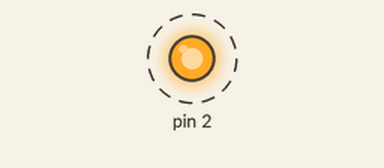
Simulated run of this sketch. Board: Arduino Uno, built with avr-gcc and run on an emulated ATmega328P. Shown: output pins drawn as LEDs (lit = HIGH). Dashed ring = blinking. What the sketch prints to the serial monitor is not drawn.

Above: at 0.5 s.
Timing chart, 0 to 4.6 s (numbered marks = the images above):
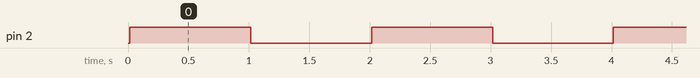

The sketch:

test.ino
```cpp
void setup() {
  // initialize digital pin LED_BUILTIN as an output.
  pinMode(2, OUTPUT);
  String abc="My test String";

  const char *OTAName = "ESP8266";
  int n=abc.length();
  char a[n];
  abc.toCharArray(a,n+1);

  Serial.begin(115200);
  Serial.println("");
 Serial.println(abc);
 Serial.println(a);
 for(int m=0;m<=n;m++){
 Serial.print(m);
 Serial.print(" , ");
 Serial.print(abc[m]);
 Serial.print(" , ");
 Serial.println(abc[m], HEX);


 }
 Serial.print(a);
 Serial.print(" , ");
 n=strlen(a);
 Serial.println(n);
 Serial.print(OTAName);
 Serial.print(" , ");
 n=strlen(OTAName);
 Serial.println(n);
}

// the loop function runs over and over again forever
void loop() {
  digitalWrite(2, HIGH);   // turn the LED on (HIGH is the voltage level)
  delay(1000);                       // wait for a second
  digitalWrite(2, LOW);    // turn the LED off by making the voltage LOW
  delay(1000);                       // wait for a second
}
```

Measured:
- by itself, pin 2: alternates HIGH for 1.0 s and LOW for 1.0 s
